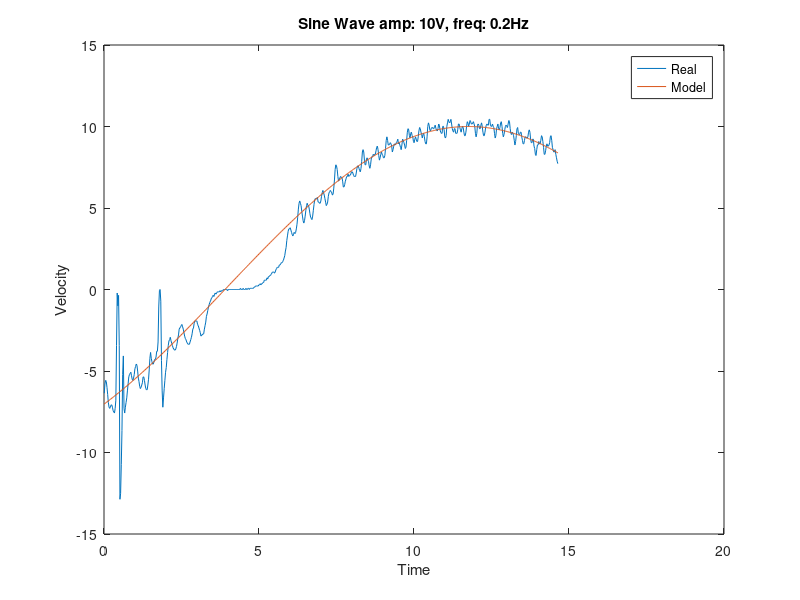

This figure's MATLAB source:
close all, clear all, clc
%% 1

% Collect data

load('./Datafiles/VelocityController/sin_amp10_freq02.mat');
x = sin_amp10_freq02.X(:,1);
y1 = sin_amp10_freq02.Y(:,2);
y2 = sin_amp10_freq02.Y(:,3);

% Plotting
figure
plot(x.Data,y2.Data,x.Data,y1.Data)
legend('Real','Model')
title('Sine Wave amp: 10V, freq: 0.2Hz')
ylabel('Velocity')
xlabel('Time')